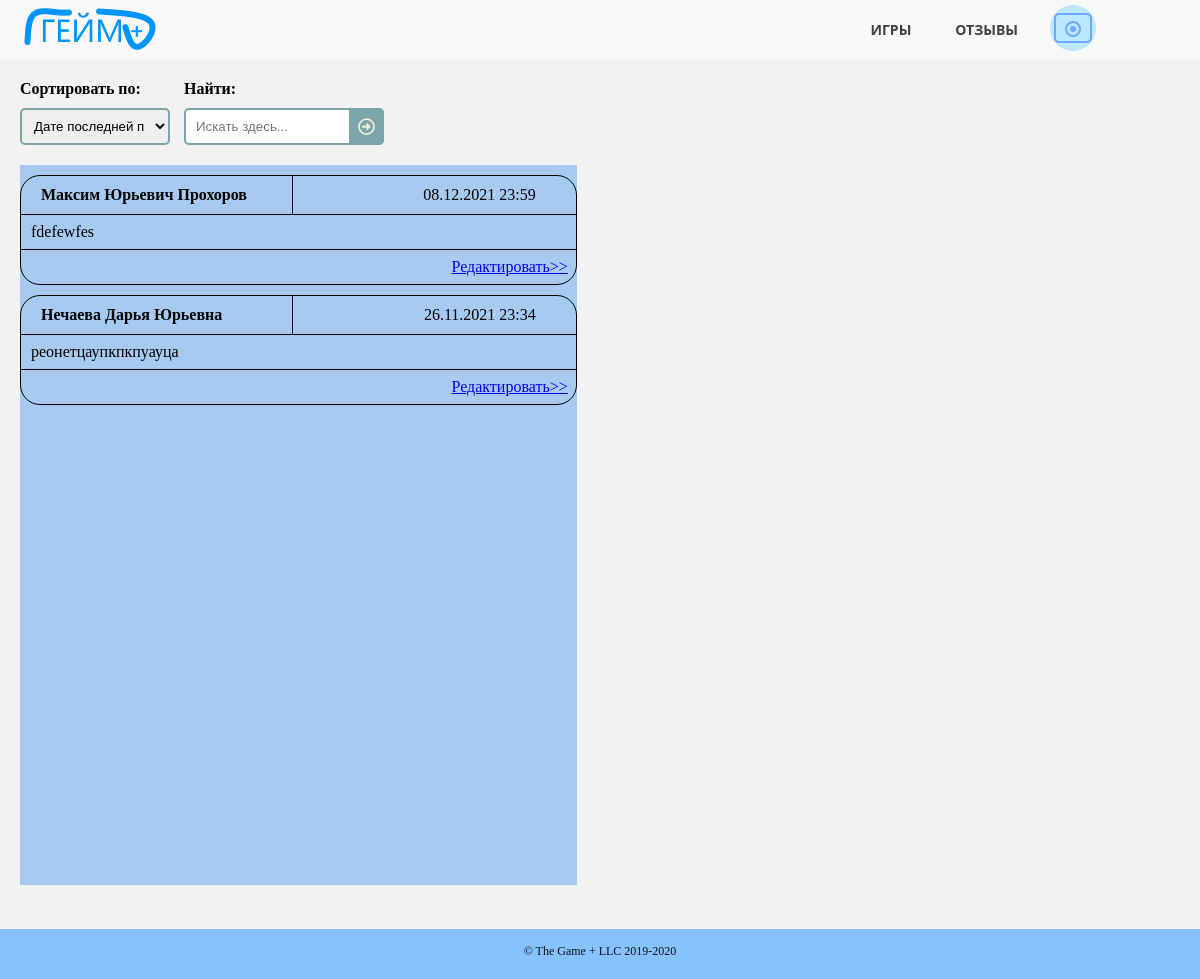
Before: /reviews.html with the older database file.
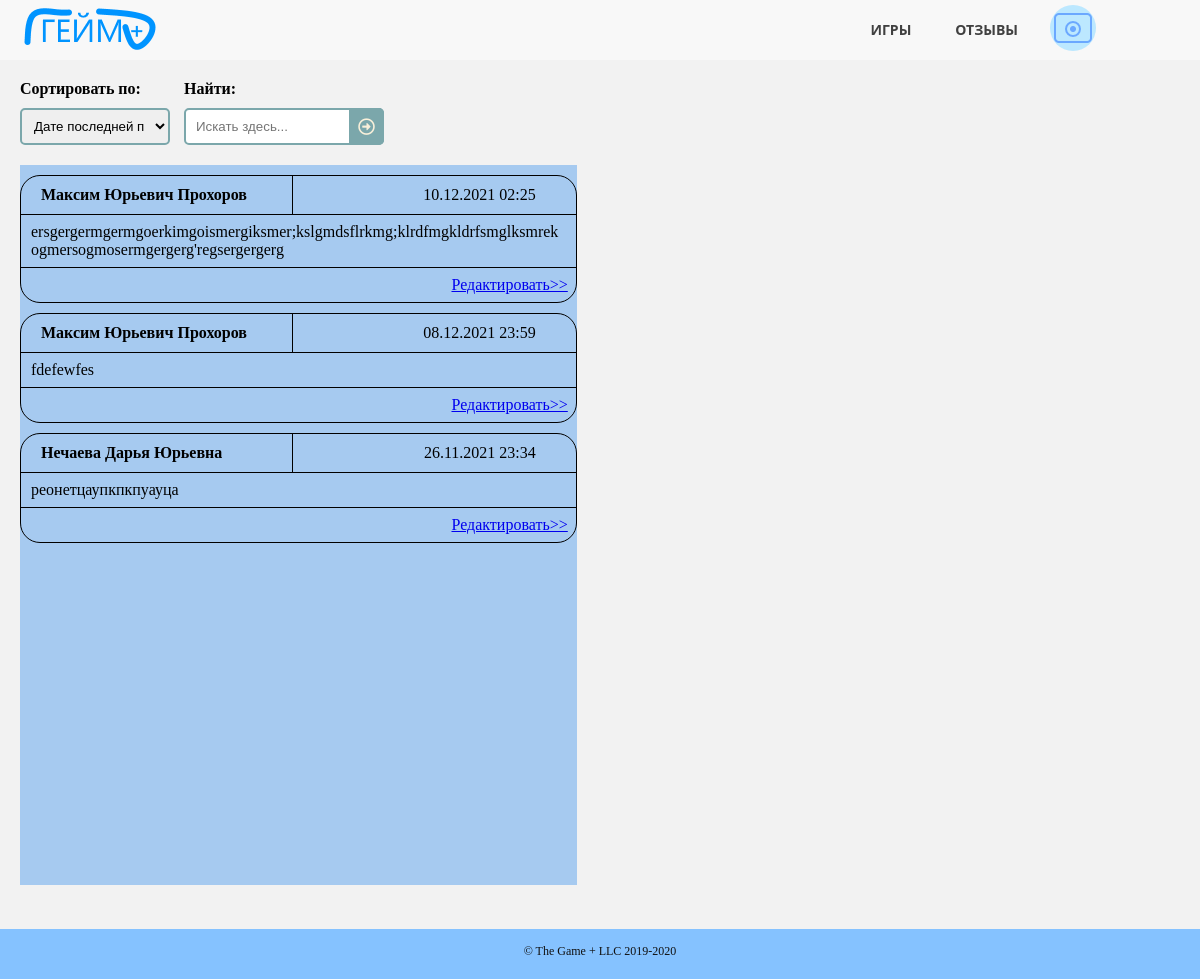
After: the same page with the newer database file.
### gameplusapp/models.py (models this page shows)
class Review(models.Model):
    client_id = models.ForeignKey(Employee, on_delete=models.CASCADE)
    review_text = models.CharField(max_length=200)
    public_date = models.DateTimeField(default=timezone.now())
    class Meta:
        ordering = ["-public_date"]

class Employee(models.Model):
    MY_CHOICES = (
        ('a', 'Админ'),
        ('m', 'Мастер'),
        ('c', 'Клиент')
    )
    full_name = models.CharField(max_length=50)
    phone = models.CharField(max_length=11)
    access_level = models.CharField(max_length=1, choices=MY_CHOICES)
    email = models.CharField(max_length=30)
    login = models.CharField(max_length=30, unique=True)
    password = models.CharField(max_length=30)
    reg_date = models.DateTimeField(default=timezone.now())
    avatar = models.ImageField(upload_to="static/images/users", null=True, blank=True)
    class Meta:
        ordering = ["-reg_date"]
    def __str__(self):
        return self.full_name

### gameplusapp/views.py (the view, shortened to what this page needs)
# urls.py: path('reviews.html', ReviewsPage.as_view()),
class ReviewsPage(View):
    def get(self, request):
        g_avatar = None
        if "id_user" in request.session:
            link = "confirm_exit.html"
            log = "Выйти"
            g_avatar = get_del_account(request.session["id_user"]).avatar
        else:
            link = "login.html"
            log = "Войти\Регистрация"
        message = ''
        if "message" in request.session:
            if request.session["message"] == True:
                message = 'Доступ запрещён'
                request.session["message"] = False
        enable = 0
        mod = "Оставить"
        g_reviews = get_reviews()
        form = ReviewsForm()
        filtred = ReviewsFilterForm(request.GET)
        if filtred.is_valid():
            if filtred.cleaned_data["search"]:
                g_reviews = g_reviews.filter(review_text__iregex=filtred.cleaned_data["search"])
            if filtred.cleaned_data["ordering"]:
                g_reviews = g_reviews.order_by(filtred.cleaned_data["ordering"])
        context = {
            'g_reviews': g_reviews,
            'filtred': filtred,
            'form': form,
            'mod': mod,
            'link': link,
            'log': log,
            'enable': enable,
            'message': message,
            'g_avatar': g_avatar
        }
        return render(request, 'reviews.html', context=context)

### gameplusapp/forms.py
class ReviewsFilterForm(forms.Form):
    ordering = forms.ChoiceField(required=False, widget=forms.Select(attrs={
        'class': 'sortsel'
    }), choices=[
        ["-public_date", "Дате последней публикации"],
        ["public_date", "Дате первой публикации"]
    ])
    search = forms.CharField(label="Найти:", required=False, widget=forms.TextInput(attrs={
        'placeholder': 'Искать здесь...'
    }))

class ReviewsForm(forms.ModelForm):
    class Meta:
        model = Review
        fields = ['review_text']
        widgets = {
            "review_text": forms.Textarea(attrs={
                'placeholder': 'Пишите свои пожелания и замечания для улучшения нашего сервиса, делитесь впечатлениями'
            })
        }

### gameplusapp/function.py (called while the page is built)
def get_reviews():
    reviews = Review.objects.all()
    return reviews

### gameplusapp/templates/reviews.html (shortened to what this page needs)
<!DOCTYPE HTML>
<html>
	<head>
		<link rel="stylesheet" href="../static/css/pattern.css" />
		<link rel="stylesheet" href="../static/css/reviews.css" />
	</head>
	<body>
		<header>
		  <nav>
		      <a href="/" class="logo"><img src="../static/images/logo.png" alt="логотип"></a>
			  <ul class="topmenu">
				<li><a href="/games.html">Игры</a></li>
				<li><a href="/reviews.html">Отзывы</a></li>
				<li><a class="submenu-link">
					{% if g_avatar == '' or g_avatar == None %}
					<img src="../static/images/avatar.png" alt="отсутствует аватарка">
					{% else %}
					<img src="../{{ g_avatar }}" alt="аватарка">
					{% endif %}
				</a>
				</li>
			  </ul>
		  </nav>
		</header>
		<section class="selections">
			<div class="functions">
				<form class="searchform" method="get">
					<div class="sortblock">
						<p><strong>Сортировать по:</strong></p>
						<p>{{ filtred.ordering }}</p>
					</div>
					<div class="searchblock">
						<p><strong>Найти:</strong></p>
						<p>{{ filtred.search }}
						<button type="submit"></button></p>
					</div>
				</form>
			</div>
		</section>
		<section class="allreviews">
			<div class="lists">
				<div class="reviews">
					{% for review in g_reviews %}
					{% include 'review_one.html' %}
					{% endfor %}
				</div>
			</div>
		</section>
	</body>
	<footer>
		<div class="copyright">
			<span>&copy; The Game + LLC 2019-2020</span>
		</div>
	</footer>
</html>

### gameplusapp/templates/review_one.html
{% block content %}
<div class="revone">
    <div class="revtag">
        <div class="revname">
            <p>{{ review.client_id }}</p>
        </div>
        <div class="revdate">
            <p>{{ review.public_date|date:"d.m.Y H:i" }}</p>
        </div>
    </div>
    <div class="revother">
        <div class="revrate">
            <p>{{ review.review_text }}</p>
        </div>
    </div>
    <div class="revchange">
        <div class="more">
            <a href="/reviews.html/{{ review.id }}">Редактировать>></a>
        </div>
    </div>
</div>
{% endblock %}

Changed rows visible on the page:
added Review: client_id "Максим Юрьевич Прохоров", public_date "10.12.2021 02:25", review_text "ersgergermgermgoerkimgoismergiksmer;kslgmdsflrkmg;klrdfmgkldrfsmglksmrekogmersogmosermgergerg'regsergergerg"
